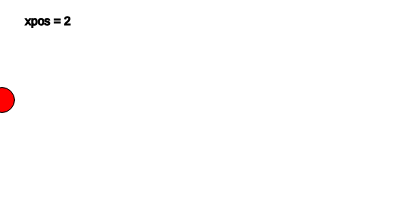
Frame 1 (no input)
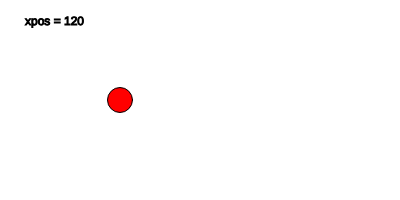
Frame 60 (no input)
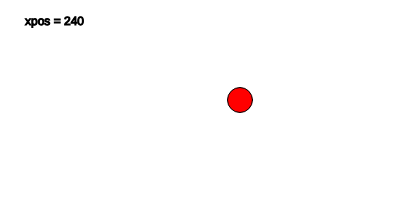
Frame 120 (the mouse pressed at the canvas centre since frame 60)

The p5.js sketch that drew these frames (run headless with seeded random() and noise() and a simulated clock; from frame 60 on, the mouse is pressed at the canvas centre):

// p5.js sketch
// ── sketch.js
// x position variable
var xpos = 0;

// speed variable
var speed = 2;

function setup() {
  // set canvas size
  createCanvas(400, 200);
}

function draw() {
  // clear background
  background(255);

  // set the fill color
  fill(255, 0, 0);

  // black outline
  stroke(0);

  // set the ellipse mode
  ellipseMode(CENTER);

  // increment x variable
  xpos = xpos + speed;

  // if the circle moves off screen, change the speed's polarity
  if ((xpos > width) || (xpos < 0)) {
    speed = speed * -1;
  }

  // draw a circle
  ellipse(xpos, 100, 25, 25);

  // display xpos variable
  fill(0);
  text("xpos = " + xpos, 25, 25);
}
